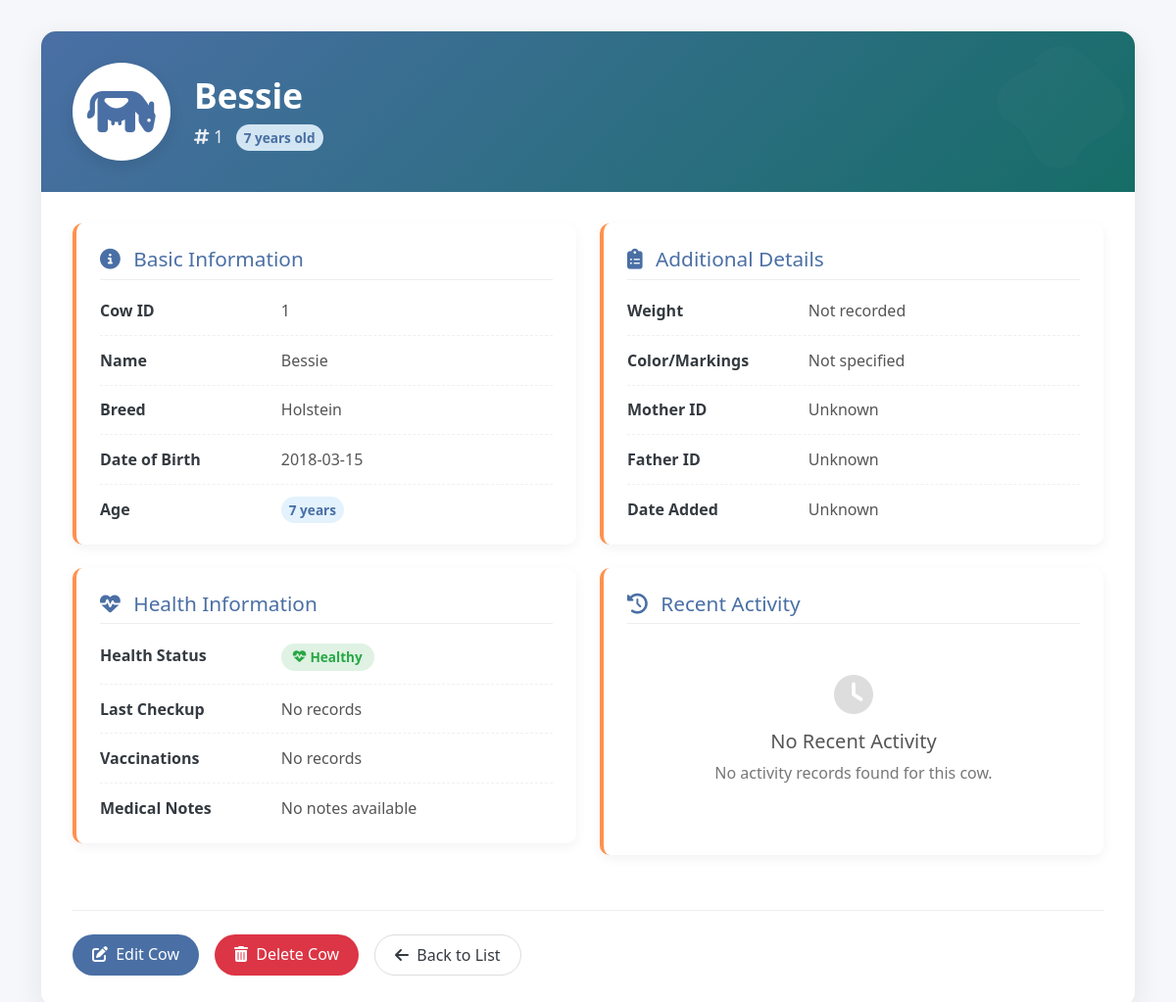
The app's page /views/cows/view.php?id=16 (signed in) with its own data.
### tables this page shows
CREATE TABLE `cows` (
  `id` int(11) NOT NULL,
  `cow_id` varchar(50) NOT NULL,
  `name` varchar(255) NOT NULL,
  `tag_number` varchar(50) DEFAULT NULL,
  `breed` varchar(255) DEFAULT NULL,
  `date_of_birth` date DEFAULT NULL,
  `age` int(11) DEFAULT NULL,
  `health_status` varchar(100) DEFAULT NULL
);

### Views/cows/view.php (the view, shortened to what this page needs)
<?php
require_once '../../config/database.php';
$cow = new Cow($pdo);
$cowData = $cow->getCowById($_GET['id']);
$age = $cowData['age'];
if (!empty($cowData['date_of_birth'])) {
    $dob = new DateTime($cowData['date_of_birth']);
    $now = new DateTime();
    $age = $dob->diff($now)->y;
}
?>
<?php
class Cow {
    private $pdo;
    public function __construct($pdo) {
        $this->pdo = $pdo;
    }
    public function getCowById($id) {
        $stmt = $this->pdo->prepare("SELECT * FROM cows WHERE id = ?");
        $stmt->execute([$id]);
        return $stmt->fetch(PDO::FETCH_ASSOC);
    }
}
?>
<!DOCTYPE html>
<html lang="en">
<head>
    <link href="https://cdn.jsdelivr.net/npm/bootstrap@5.3.0/dist/css/bootstrap.min.css" rel="stylesheet">
    <link rel="stylesheet" href="https://cdnjs.cloudflare.com/ajax/libs/font-awesome/6.4.0/css/all.min.css">
</head>
<body>
    <div class="container">
        <div class="cow-profile-container">
            <div class="cow-header d-flex align-items-center">
                <div class="cow-avatar">
                    <i class="fas fa-cow"></i>
                </div>
                <div>
                    <h1>
                        <?php echo htmlspecialchars($cowData['name'] ?: 'Unnamed Cow'); ?>
                    </h1>
                    <div class="cow-id">
                        <i class="fas fa-hashtag"></i> <?php echo htmlspecialchars($cowData['cow_id']); ?>
                        <span class="badge-age ms-2"><?php echo htmlspecialchars($age); ?> years old</span>
                    </div>
                </div>
            </div>
            <div class="cow-details">
                <div class="row">
                    <div class="col-md-6">
                        <div class="detail-card">
                            <h3><i class="fas fa-info-circle me-2"></i> Basic Information</h3>
                            <div class="detail-row">
                                <div class="detail-label">Cow ID</div>
                                <div class="detail-value"><?php echo htmlspecialchars($cowData['cow_id']); ?></div>
                            </div>
                            <div class="detail-row">
                                <div class="detail-label">Name</div>
                                <div class="detail-value"><?php echo htmlspecialchars($cowData['name'] ?: 'Not specified'); ?></div>
                            </div>
                            <div class="detail-row">
                                <div class="detail-label">Breed</div>
                                <div class="detail-value"><?php echo htmlspecialchars($cowData['breed']); ?></div>
                            </div>
                            <div class="detail-row">
                                <div class="detail-label">Date of Birth</div>
                                <div class="detail-value">
                                    <?php echo !empty($cowData['date_of_birth']) ? htmlspecialchars($cowData['date_of_birth']) : 'Unknown'; ?>
                                </div>
                            </div>
                            <div class="detail-row">
                                <div class="detail-label">Age</div>
                                <div class="detail-value">
                                    <span class="badge-age">
                                        <?php echo htmlspecialchars($age); ?> years
                                    </span>
                                </div>
                            </div>
                        </div>
                        <div class="detail-card">
                            <h3><i class="fas fa-heartbeat me-2"></i> Health Information</h3>
                            <div class="detail-row">
                                <div class="detail-label">Health Status</div>
                                <div class="detail-value">
                                    <span class="health-status <?php echo strtolower(htmlspecialchars($cowData['health_status'])); ?>">
                                        <i class="fas <?php
                                            echo $cowData['health_status'] === 'Healthy' ? 'fa-heartbeat' :
                                                 ($cowData['health_status'] === 'Sick' ? 'fa-hospital' :
                                                 ($cowData['health_status'] === 'Injured' ? 'fa-bandaid' : 'fa-question-circle'));
                                        ?> me-1"></i>
                                        <?php echo htmlspecialchars($cowData['health_status']); ?>
                                    </span>
                                </div>
                            </div>
                            <div class="detail-row">
                                <div class="detail-label">Last Checkup</div>
                                <div class="detail-value">
                                    <?php echo !empty($cowData['last_checkup']) ? htmlspecialchars($cowData['last_checkup']) : 'No records'; ?>
                                </div>
                            </div>
                            <div class="detail-row">
                                <div class="detail-label">Vaccinations</div>
                                <div class="detail-value">
                                    <?php echo !empty($cowData['vaccinations']) ? htmlspecialchars($cowData['vaccinations']) : 'No records'; ?>
                                </div>
                            </div>
                            <div class="detail-row">
                                <div class="detail-label">Medical Notes</div>
                                <div class="detail-value">
                                    <?php echo !empty($cowData['medical_notes']) ? htmlspecialchars($cowData['medical_notes']) : 'No notes available'; ?>
                                </div>
                            </div>
                        </div>
                    </div>
                    <div class="col-md-6">
                        <div class="detail-card">
                            <h3><i class="fas fa-clipboard-list me-2"></i> Additional Details</h3>
                            <div class="detail-row">
                                <div class="detail-label">Weight</div>
                                <div class="detail-value">
                                    <?php echo !empty($cowData['weight']) ? htmlspecialchars($cowData['weight']) . ' kg' : 'Not recorded'; ?>
                                </div>
                            </div>
                            <div class="detail-row">
                                <div class="detail-label">Color/Markings</div>
                                <div class="detail-value">
                                    <?php echo !empty($cowData['color']) ? htmlspecialchars($cowData['color']) : 'Not specified'; ?>
                                </div>
                            </div>
                            <div class="detail-row">
                                <div class="detail-label">Mother ID</div>
                                <div class="detail-value">
                                    <?php echo !empty($cowData['mother_id']) ? htmlspecialchars($cowData['mother_id']) : 'Unknown'; ?>
                                </div>
                            </div>
                            <div class="detail-row">
                                <div class="detail-label">Father ID</div>
                                <div class="detail-value">
                                    <?php echo !empty($cowData['father_id']) ? htmlspecialchars($cowData['father_id']) : 'Unknown'; ?>
                                </div>
                            </div>
                            <div class="detail-row">
                                <div class="detail-label">Date Added</div>
                                <div class="detail-value">
                                    <?php echo !empty($cowData['created_at']) ? htmlspecialchars($cowData['created_at']) : 'Unknown'; ?>
                                </div>
                            </div>
                        </div>
                        <div class="detail-card">
                            <h3><i class="fas fa-history me-2"></i> Recent Activity</h3>
                            <?php if (!empty($cowData['activity_log'])): ?>
                                <div class="timeline">
                                    <?php
                                    $activities = [
                                        ['date' => date('Y-m-d', strtotime('-1 week')), 'action' => 'Health checkup', 'details' => 'Routine examination - all normal'],
                                        ['date' => date('Y-m-d', strtotime('-1 month')), 'action' => 'Vaccination', 'details' => 'Administered annual booster shot'],
                                        ['date' => date('Y-m-d', strtotime('-2 months')), 'action' => 'Weight measurement', 'details' => 'Recorded weight: '.($cowData['weight'] ?? '450').'kg'],
                                    ];
                                    foreach ($activities as $activity): ?>
                                        <div class="timeline-item">
                                            <div class="timeline-date">
                                                <i class="far fa-calendar-alt me-1"></i> <?php echo $activity['date']; ?>
                                            </div>
                                            <div class="timeline-content">
                                                <strong><?php echo $activity['action']; ?></strong>
                                                <p class="mb-0"><?php echo $activity['details']; ?></p>
                                            </div>
                                        </div>
                                    <?php endforeach; ?>
                                </div>
                            <?php else: ?>
                                <div class="empty-state">
                                    <i class="fas fa-clock"></i>
                                    <h5>No Recent Activity</h5>
                                    <p>No activity records found for this cow.</p>
                                </div>
                            <?php endif; ?>
                        </div>
                    </div>
                </div>
                <div class="action-buttons">
                    <a href="edit.php?id=<?php echo $cowData['id']; ?>" class="btn btn-edit">
                        <i class="fas fa-edit me-1"></i> Edit Cow
                    </a>
                    <a href="delete.php?id=<?php echo $cowData['id']; ?>" class="btn btn-delete" onclick="return confirm('Are you sure you want to delete this cow? This action cannot be undone.')">
                        <i class="fas fa-trash-alt me-1"></i> Delete Cow
                    </a>
                    <a href="list.php" class="btn btn-back">
                        <i class="fas fa-arrow-left me-1"></i> Back to List
                    </a>
                </div>
            </div>
        </div>
    </div>
</body>
</html>

### Views/cows/view.php (style rules this page uses)
:root { --primary-color: #4a6fa5; --secondary-color: #166d67; --accent-color: #ff914d; --light-color: #f8f9fa; --dark-color: #343a40; --healthy-color: #28a745; --sick-color: #dc3545; --injured-color: #fd7e14; --unknown-color: #6c757d; }
body { background-color: #f5f7fa; font-family: 'Segoe UI', Tahoma, Geneva, Verdana, sans-serif; }
.cow-profile-container { background: white; border-radius: 15px; box-shadow: 0 10px 30px rgba(0, 0, 0, 0.08); overflow: hidden; margin: 2rem 0; position: relative; }
.cow-header { background: linear-gradient(135deg, var(--primary-color), var(--secondary-color)); color: white; padding: 2rem; position: relative; }
.cow-header::before { content: ''; position: absolute; top: 0; right: 0; width: 150px; height: 150px; background-size: contain; opacity: 0.2; }
.cow-avatar { width: 100px; height: 100px; background: white; border-radius: 50%; display: flex; align-items: center; justify-content: center; margin-right: 1.5rem; box-shadow: 0 5px 15px rgba(0, 0, 0, 0.1); transition: all 0.3s ease; }
.cow-avatar i { font-size: 3.5rem; color: var(--primary-color); }
.cow-header h1 { font-weight: 700; margin-bottom: 0.5rem; font-size: 2.2rem; }
.cow-id { font-size: 1.1rem; opacity: 0.9; }
.cow-details { padding: 2rem; }
.detail-card { background: white; border-radius: 10px; box-shadow: 0 4px 12px rgba(0, 0, 0, 0.05); padding: 1.5rem; margin-bottom: 1.5rem; border-left: 4px solid var(--accent-color); transition: transform 0.3s ease, box-shadow 0.3s ease; }
.detail-card h3 { color: var(--primary-color); font-size: 1.3rem; margin-bottom: 1.2rem; padding-bottom: 0.5rem; border-bottom: 1px solid #eee; }
.detail-row { display: flex; margin-bottom: 0.8rem; padding-bottom: 0.8rem; border-bottom: 1px dashed #f0f0f0; }
.detail-row:last-child { border-bottom: none; margin-bottom: 0; padding-bottom: 0; }
.detail-label { font-weight: 600; color: var(--dark-color); width: 40%; min-width: 120px; }
.detail-value { color: #555; width: 60%; }
.badge-age { background-color: #e3f2fd; color: var(--primary-color); padding: 0.25rem 0.5rem; border-radius: 50px; font-weight: 600; font-size: 0.85rem; }
.health-status { font-weight: 600; padding: 0.25rem 0.75rem; border-radius: 50px; font-size: 0.85rem; display: inline-flex; align-items: center; }
.health-status.healthy { background-color: rgba(40, 167, 69, 0.15); color: var(--healthy-color); }
.empty-state { text-align: center; padding: 2rem; color: #777; }
.empty-state i { font-size: 2.5rem; color: #ddd; margin-bottom: 1rem; }
.empty-state h5 { color: #555; margin-bottom: 0.5rem; }
.action-buttons { display: flex; gap: 1rem; flex-wrap: wrap; margin-top: 2rem; padding-top: 1.5rem; border-top: 1px solid #eee; }
.btn-edit { background-color: var(--primary-color); color: white; border: none; padding: 0.5rem 1.25rem; border-radius: 50px; transition: all 0.3s ease; }
.btn-delete { background-color: #dc3545; color: white; border: none; padding: 0.5rem 1.25rem; border-radius: 50px; transition: all 0.3s ease; }
.btn-back { background-color: white; color: var(--dark-color); border: 1px solid #ddd; padding: 0.5rem 1.25rem; border-radius: 50px; transition: all 0.3s ease; }

### records on screen
cows: name "Bessie", cow "1", date_of_birth "7", breed "Holstein", date_of_birth "2018-03-15", health_status "Healthy"
